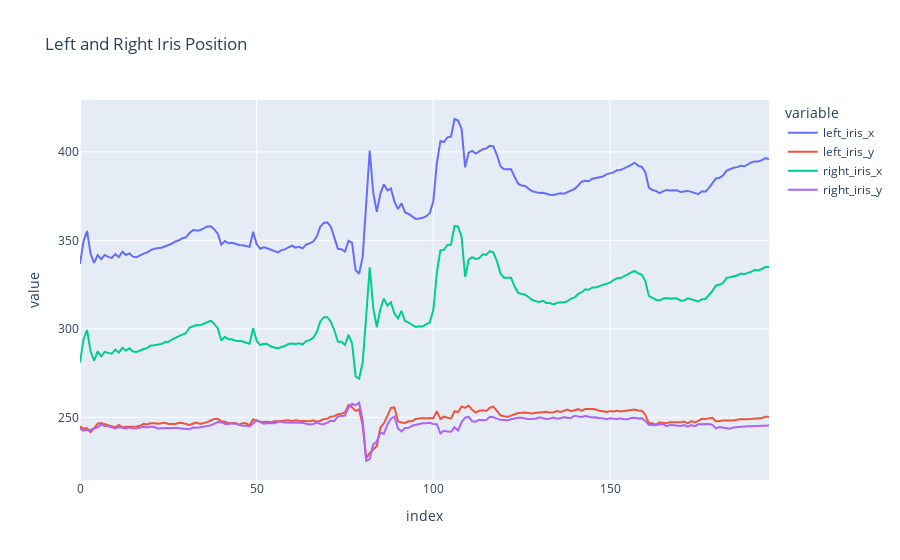

Source (notebook cell):
### Code cell
import plotly.express as px

px.line(raw_dataset, y=["left_iris_x", "left_iris_y", "right_iris_x", "right_iris_y"], title="Left and Right Iris Position")
#px.line(raw_dataset, y="left_iris_y", title="Left Iris Position in Y")

### Figure 1 — Plotly figure (JSON) as saved in the notebook; plotly's stock layout.template omitted (floating-point values rounded to 4 significant figures; data arrays with more than 128 entries replaced by an {"elided": "..."} marker saying what was removed)
{"data": [{"hovertemplate": "variable=left_iris_x<br>index=%{x}<br>value=%{y}<extra></extra>", "legendgroup": "left_iris_x", "line": {"color": "#636efa", "dash": "solid"}, "marker": {"symbol": "circle"}, "mode": "lines", "name": "left_iris_x", "orientation": "v", "showlegend": true, "type": "scatter", "x": {"elided": "196 int values"}, "xaxis": "x", "y": {"elided": "196 float values"}, "yaxis": "y"}, {"hovertemplate": "variable=left_iris_y<br>index=%{x}<br>value=%{y}<extra></extra>", "legendgroup": "left_iris_y", "line": {"color": "#EF553B", "dash": "solid"}, "marker": {"symbol": "circle"}, "mode": "lines", "name": "left_iris_y", "orientation": "v", "showlegend": true, "type": "scatter", "x": {"elided": "196 int values"}, "xaxis": "x", "y": {"elided": "196 float values"}, "yaxis": "y"}, {"hovertemplate": "variable=right_iris_x<br>index=%{x}<br>value=%{y}<extra></extra>", "legendgroup": "right_iris_x", "line": {"color": "#00cc96", "dash": "solid"}, "marker": {"symbol": "circle"}, "mode": "lines", "name": "right_iris_x", "orientation": "v", "showlegend": true, "type": "scatter", "x": {"elided": "196 int values"}, "xaxis": "x", "y": {"elided": "196 float values"}, "yaxis": "y"}, {"hovertemplate": "variable=right_iris_y<br>index=%{x}<br>value=%{y}<extra></extra>", "legendgroup": "right_iris_y", "line": {"color": "#ab63fa", "dash": "solid"}, "marker": {"symbol": "circle"}, "mode": "lines", "name": "right_iris_y", "orientation": "v", "showlegend": true, "type": "scatter", "x": {"elided": "196 int values"}, "xaxis": "x", "y": {"elided": "196 float values"}, "yaxis": "y"}], "layout": {"legend": {"title": {"text": "variable"}, "tracegroupgap": 0}, "title": {"text": "Left and Right Iris Position"}, "xaxis": {"anchor": "y", "domain": [0, 1], "title": {"text": "index"}}, "yaxis": {"anchor": "x", "domain": [0, 1], "title": {"text": "value"}}}}
